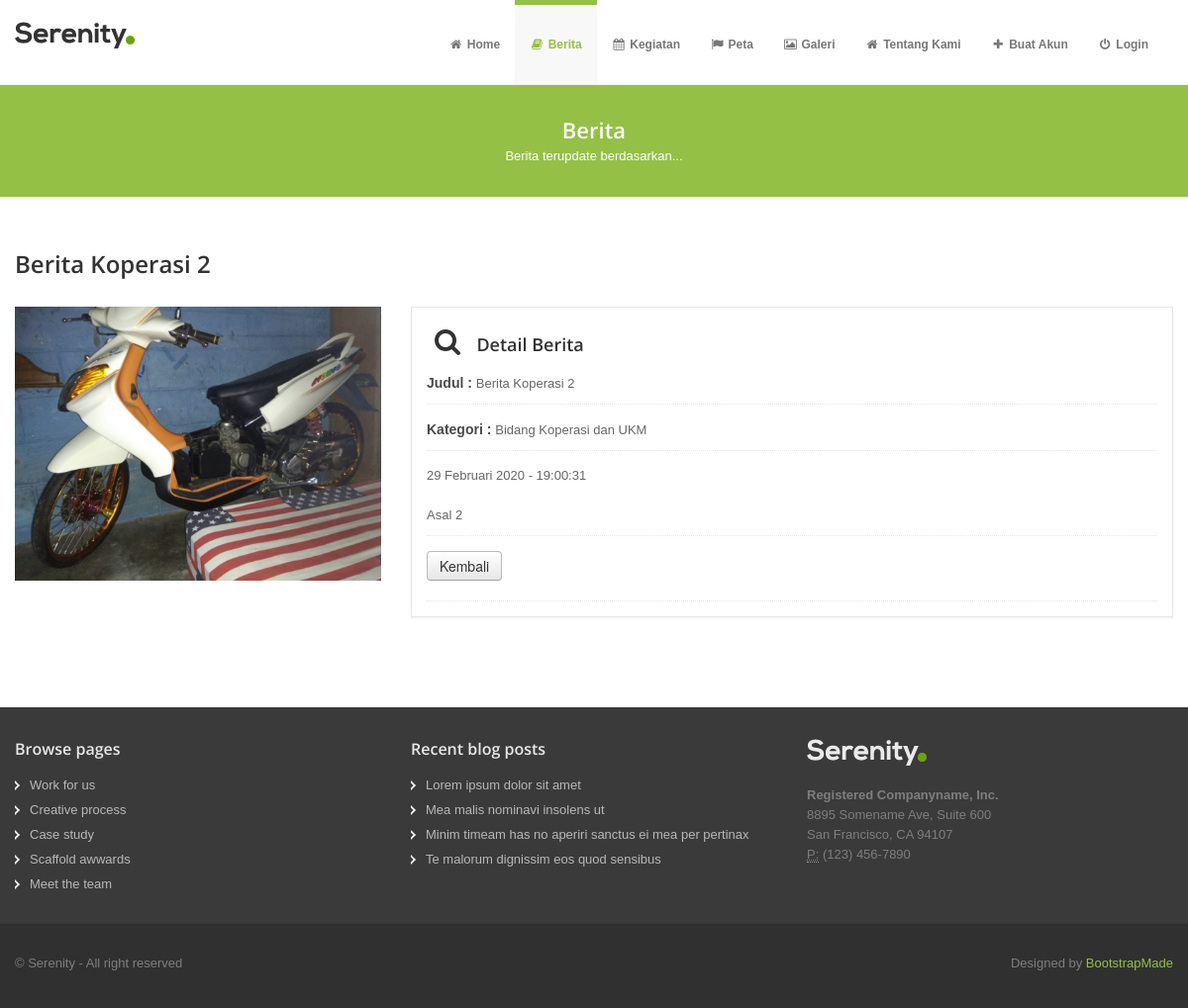
The app's page /index.php?mnu=guberitadetail&kd=IDB2002002 with its own data.
### tables this page shows
CREATE TABLE `tb_berita` (
  `id_berita` varchar(10) NOT NULL,
  `nama_berita` varchar(30) NOT NULL,
  `deskripsi` text NOT NULL,
  `gambar` text NOT NULL,
  `status` varchar(20) NOT NULL,
  `keterangan` text NOT NULL,
  `tanggal` date NOT NULL,
  `jam` time NOT NULL,
  `kategori` varchar(25) NOT NULL
);

### koneksivar.php (called while the page is built, shortened)
<?php
$tbberita="tb_berita";
?>

### berita/guberitadetail.php (the view, shortened to what this page needs)
<?php
	$id_berita=$_GET["kd"];
	$sql="select * from `$tbberita` where `id_berita`='$id_berita'";
	$d=getField($conn,$sql);
				$nama_berita=$d["nama_berita"];
				$deskripsi=$d["deskripsi"];
				$gambar=$d["gambar"];
				$tanggal=WKT($d["tanggal"]);
				$jam=$d["jam"];
				$kategori=$d["kategori"];
?>
<div class="row">
        <div class="span12">
          <article>
            <div class="heading">
              <h4><?php echo $nama_berita;?></h4>
            </div>
            <div class="clearfix">
            </div>
            <div class="row">
              <div class="span4">
                <div>
                      <img width="400" height="400" src="ypathfile/<?php echo $gambar;?>" alt="" />
                </div>
              </div>
              <div class="span8">
                <div class="project-widget">
                  <h4><i class="icon-48 icon-search"></i>Detail Berita</h4>
                  <ul class="project-detail">
                    <li><label>Judul : </label><?php echo $nama_berita;?></li>
                    <li><label>Kategori : </label><?php echo $kategori;?></li>
                    <li><?php echo $tanggal;?> - <?php echo $jam;?><br><br>
					<?php echo $deskripsi;?>
					</li>
					<li><a href="index.php?mnu=guberita"><button class="btn">Kembali</button></a></li>
                  </ul>
                </div>
              </div>
            </div>
          </article>
        </div>
      </div>

### assets/css/style.css (style rules this page uses)
.row { margin-bottom: 20px; }
ul.project-detail { list-style: none; margin: 0; padding: 0; }
ul.project-detail li { list-style: none; border-bottom: 1px dotted #e5e5e5; padding-bottom: 10px; margin-bottom: 15px; }
ul.project-detail li label { display: inline; color: #494949; font-weight: bold; }
.project-widget { padding: 20px 15px 0 15px; margin: 0 0 30px 0; border: 1px solid #e6e6e6; -webkit-box-shadow: 0 2px 0 rgba(0, 0, 0, 0.03); -moz-box-shadow: 0 2px 0 rgba(0, 0, 0, 0.03); box-shadow: 0 2px 0 rgba(0, 0, 0, 0.03); -webkit-box-sizing: border-box; -moz-box-sizing: border-box; box-sizing: border-box; }
article .heading { float: left; width: 100%; margin-bottom: 25px; }
article .heading h4 { float: left; margin-bottom: 0; font-size: 24px; }
article button.btn { margin-bottom: 10px; }
[class^="icon-"], [class*=" icon-"] { float: none; }
[class^="icon-"], [class*=" icon-"] { margin-top: 1px; margin-right: .3em; }
.icon-48 { width: 32px; height: 32px; padding: 8px; font-size: 28px; line-height: 30px; }

### assets/color/default.css (style rules this page uses)
a { color: #94c045; }

### assets/css/overwrite.css (style rules this page uses)
img { max-width: 100%; width: auto\9; height: auto; vertical-align: middle; border: 0; -ms-interpolation-mode: bicubic; }
body { margin: 0; font-family: Tahoma, Arial, sans-serif; font-size: 13px; line-height: 1.6em; color: #666; background-color: #ffffff; }
a { color: #0088cc; text-decoration: none; }
h1, h2, h3, h4, h5, h6 { color:#333; font-family: 'Open Sans', sans-serif; font-weight:600; line-height:1.5em; margin-top:0; margin-bottom:15px; }
h4 { font-size: 18px; }
.btn { display: inline-block; *display: inline; *zoom: 1; padding: 4px 12px; margin-bottom: 0; font-size: 14px; line-height: 20px; text-align: center; vertical-align: middle; cursor: pointer; color: #333333; text-shadow: 0 1px 1px rgba(255, 255, 255, 0.75); background-color: #f5f5f5; border-color: #e6e6e6 #e6e6e6 #bfbfbf; border-color: rgba(0, 0, 0, 0.1) rgba(0, 0, 0, 0.1) rgba(0, 0, 0, 0.25); *background-color: #e6e6e6; filter: progid:DXImageTransform.Microsoft.gradient(enabled = false); border: 1px solid #bbbbbb; *border: 0; border-bottom-color: #a2a2a2; *margin-left: .3em; -webkit-box-shadow: none; -moz-box-shadow: none; box-shadow: none; }
.btn:first-child { *margin-left: 0; }
button.btn, input[type="submit"].btn { *padding-top: 3px; *padding-bottom: 3px; }

### records on screen
tb_berita: nama_berita "Berita Koperasi 2", gambar (picture), kategori "Bidang Koperasi dan UKM", tanggal "29 Februari 2020", jam "19:00:31", deskripsi "Asal 2"

### other values on screen
$tittle "Berita"
$desc "Berita terupdate berdasarkan..."
